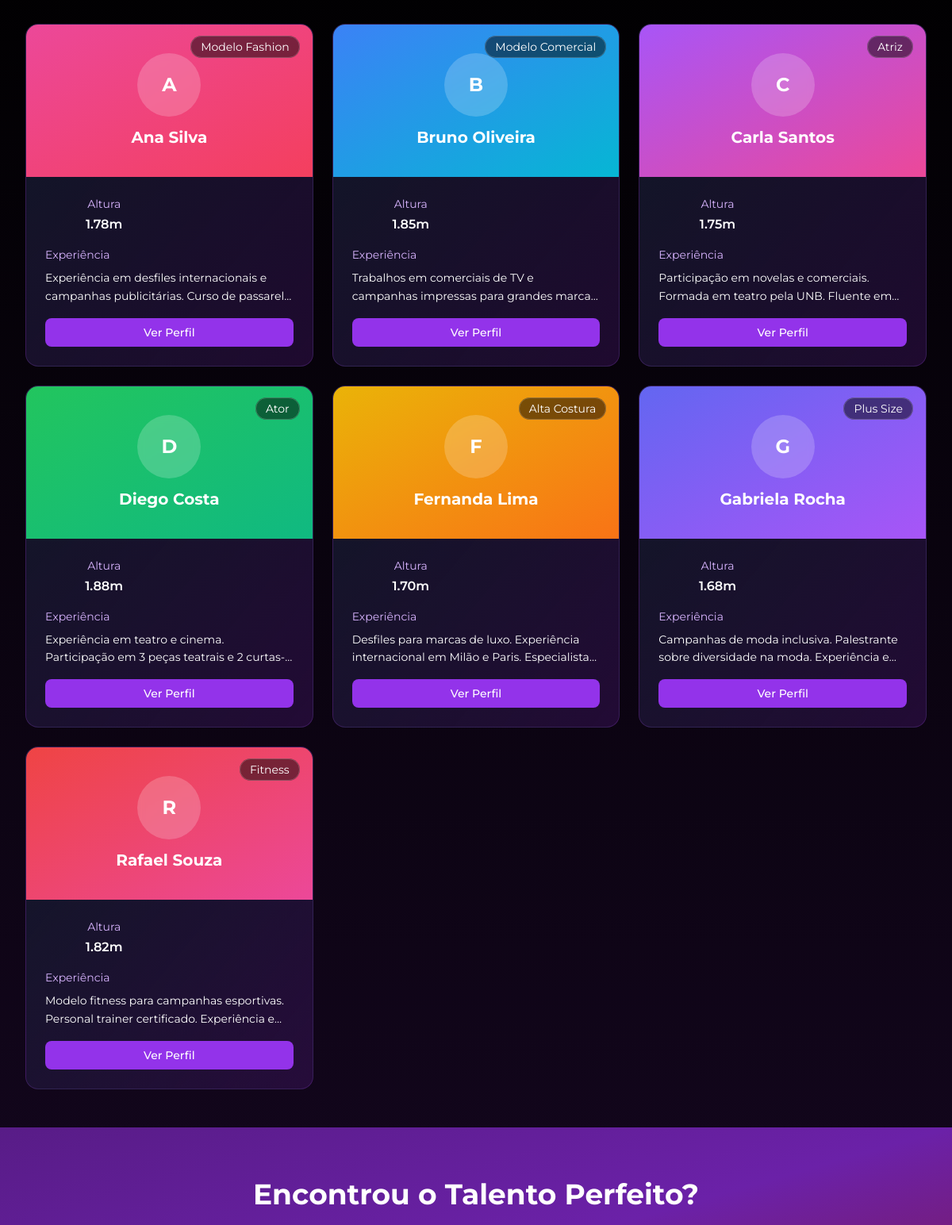
The page /casting.php (middle part) on the database as committed earlier.
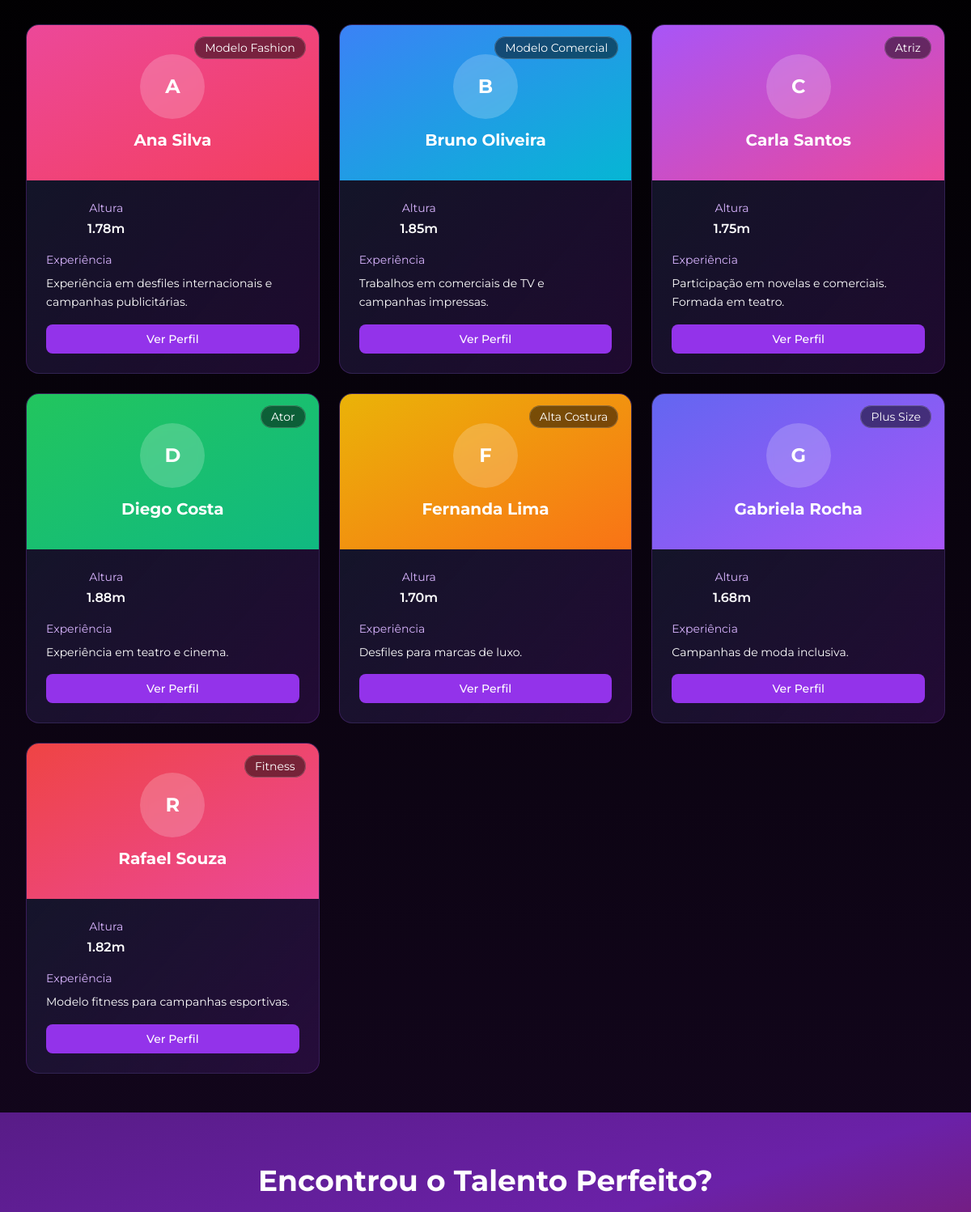
The same page on the database as committed later.
### tables this page shows
CREATE TABLE modelos (
    id INT AUTO_INCREMENT PRIMARY KEY,
    usuario_id INT,
    altura DECIMAL(4,2),
    busto DECIMAL(5,2),
    quadril DECIMAL(5,2),
    tipo_profissao ENUM('fashion', 'comercial', 'ator', 'atriz', 'alta-costura', 'fitness', 'plus-size', 'kids', 'adolescente'),
    experiencia TEXT,
    portfolio TEXT,
    status ENUM('ativo', 'inativo', 'pendente') DEFAULT 'pendente',
    created_at TIMESTAMP DEFAULT CURRENT_TIMESTAMP,
    updated_at TIMESTAMP DEFAULT CURRENT_TIMESTAMP ON UPDATE CURRENT_TIMESTAMP,
    FOREIGN KEY (usuario_id) REFERENCES usuarios(id) ON DELETE CASCADE
);

CREATE TABLE usuarios (
    id INT AUTO_INCREMENT PRIMARY KEY,
    nome VARCHAR(100) NOT NULL,
    email VARCHAR(100) UNIQUE NOT NULL,
    senha VARCHAR(255) NOT NULL,
    tipo ENUM('admin', 'cliente', 'modelo') DEFAULT 'cliente',
    cpf VARCHAR(14),
    telefone VARCHAR(20),
    endereco TEXT,
    empresa VARCHAR(100),
    created_at TIMESTAMP DEFAULT CURRENT_TIMESTAMP
);

### casting.php (the view, shortened to what this page needs)
<?php
require_once 'includes/config.php';
$status_filter = 'ativo';
$page = isset($_GET['page']) ? (int)$_GET['page'] : 1;
$limit = 12;
$offset = ($page - 1) * $limit;
$sql = "SELECT m.*, u.nome, u.email, u.telefone
        FROM modelos m
        JOIN usuarios u ON m.usuario_id = u.id
        WHERE m.status = ?";
$params = [$status_filter];
$sql .= " ORDER BY u.nome ASC LIMIT ? OFFSET ?";
$params[] = $limit;
$params[] = $offset;
try {
    $stmt = $pdo->prepare($sql);
    $stmt->execute($params);
    $modelos = $stmt->fetchAll();
} catch (PDOException $e) {
    $modelos = [];
    $total_modelos = 0;
    $total_paginas = 1;
}
$tipos_profissao = [
    'fashion' => 'Modelo Fashion',
    'comercial' => 'Modelo Comercial',
    'ator' => 'Ator',
    'atriz' => 'Atriz',
    'alta-costura' => 'Alta Costura',
    'fitness' => 'Fitness',
    'plus-size' => 'Plus Size',
    'kids' => 'Kids',
    'adolescente' => 'Adolescente'
];
?>
<?php include 'includes/header.php'; ?>
<section class="py-12 bg-gradient-to-b from-black to-purple-900/20">
    <div class="max-w-7xl mx-auto px-4 sm:px-6 lg:px-8">
        <?php if(!empty($modelos)): ?>
        <div class="grid grid-cols-1 md:grid-cols-2 lg:grid-cols-3 xl:grid-cols-4 gap-6">
            <?php foreach($modelos as $modelo):
                $cores_tipo = [
                    'fashion' => 'from-pink-500 to-rose-500',
                    'comercial' => 'from-blue-500 to-cyan-500',
                    'ator' => 'from-green-500 to-emerald-500',
                    'atriz' => 'from-purple-500 to-pink-500',
                    'alta-costura' => 'from-yellow-500 to-orange-500',
                    'fitness' => 'from-red-500 to-pink-500',
                    'plus-size' => 'from-indigo-500 to-purple-500',
                    'kids' => 'from-teal-500 to-cyan-500',
                    'adolescente' => 'from-orange-500 to-red-500'
                ];
                $cor_tipo = $cores_tipo[$modelo['tipo_profissao']] ?? 'from-purple-500 to-pink-500';
            ?>
            <div class="model-card bg-gradient-to-br from-gray-900 to-purple-900/30 rounded-2xl overflow-hidden border border-purple-500/20 hover:border-purple-500/40 transition duration-300" data-aos="fade-up">
                <div class="relative">
                    <div class="h-48 bg-gradient-to-br <?php echo $cor_tipo; ?> flex items-center justify-center">
                        <div class="text-center">
                            <div class="w-20 h-20 bg-white/20 rounded-full flex items-center justify-center mx-auto mb-3 backdrop-blur-sm">
                                <span class="text-2xl font-bold text-white">
                                    <?php echo strtoupper(substr($modelo['nome'], 0, 1)); ?>
                                </span>
                            </div>
                            <h3 class="text-xl font-bold text-white"><?php echo htmlspecialchars($modelo['nome']); ?></h3>
                        </div>
                    </div>
                    <div class="absolute top-4 right-4">
                        <span class="px-3 py-1 bg-black/50 backdrop-blur-sm text-white rounded-full text-sm border border-white/20">
                            <?php echo $tipos_profissao[$modelo['tipo_profissao']] ?? 'Modelo'; ?>
                        </span>
                    </div>
                </div>
                <div class="p-6">
                    <div class="grid grid-cols-2 gap-4 mb-4">
                        <?php if($modelo['altura']): ?>
                        <div class="text-center">
                            <div class="text-sm text-purple-300 mb-1">Altura</div>
                            <div class="text-white font-semibold"><?php echo $modelo['altura']; ?>m</div>
                        </div>
                        <?php endif; ?>
                    </div>
                    <?php if($modelo['experiencia']): ?>
                    <div class="mb-4">
                        <div class="text-sm text-purple-300 mb-2">Experiência</div>
                        <p class="text-white text-sm line-clamp-2 leading-relaxed">
                            <?php echo htmlspecialchars(substr($modelo['experiencia'], 0, 100)); ?>
                        </p>
                    </div>
                    <?php endif; ?>
                    <div class="flex space-x-2">
                        <a href="modelo.php?id=<?php echo $modelo['id']; ?>" class="flex-1 bg-purple-600 hover:bg-purple-700 text-white py-2 px-4 rounded-lg transition duration-300 text-center text-sm font-medium">
                            Ver Perfil
                        </a>
                    </div>
                </div>
            </div>
            <?php endforeach; ?>
        </div>
        <?php endif; ?>
    </div>
</section>
<section class="py-16 bg-gradient-to-br from-purple-900 via-purple-800 to-pink-900">
    <div class="max-w-4xl mx-auto text-center px-4 sm:px-6 lg:px-8" data-aos="fade-up">
        <h2 class="text-3xl md:text-4xl font-bold mb-6 text-white">
            Encontrou o Talento Perfeito?
        </h2>
    </div>
</section>
<?php include 'includes/footer.php'; ?>

### includes/header.php (shortened to what this page needs)
<!DOCTYPE html>
<html lang="pt-br">
<head>
    <script src="https://cdn.tailwindcss.com"></script>
    <link href="https://unpkg.com/aos@2.3.1/dist/aos.css" rel="stylesheet" />
</head>
<body class="bg-black text-white min-h-screen">
    <main>

### includes/footer.php (shortened to what this page needs)
    </main>
</body>
</html>

### includes/header.php (style rules this page uses)
* { font-family: 'Montserrat', sans-serif; }
.model-card { transition: all 0.3s ease; }

Rows that differ between the two databases and show on the page:
changed modelos "Modelo Fashion": experiencia "Experiência em desfiles internacionais e campanhas publicitárias. Curso de…" → "Experiência em desfiles internacionais e campanhas publicitárias."
changed modelos "Modelo Comercial": experiencia "Trabalhos em comerciais de TV e campanhas impressas para grandes…" → "Trabalhos em comerciais de TV e campanhas impressas."
changed modelos "Atriz": experiencia "Participação em novelas e comerciais. Formada em teatro pela UNB. Fluente…" → "Participação em novelas e comerciais. Formada em teatro."
changed modelos "Ator": experiencia "Experiência em teatro e cinema. Participação em 3 peças teatrais e…" → "Experiência em teatro e cinema."
changed modelos "Alta Costura": experiencia "Desfiles para marcas de luxo. Experiência internacional em Milão e Paris.…" → "Desfiles para marcas de luxo."
changed modelos "Plus Size": experiencia "Campanhas de moda inclusiva. Palestrante sobre diversidade na moda. Experiência…" → "Campanhas de moda inclusiva."
changed modelos "Fitness": experiencia "Modelo fitness para campanhas esportivas. Personal trainer certificado. Experiência…" → "Modelo fitness para campanhas esportivas."
